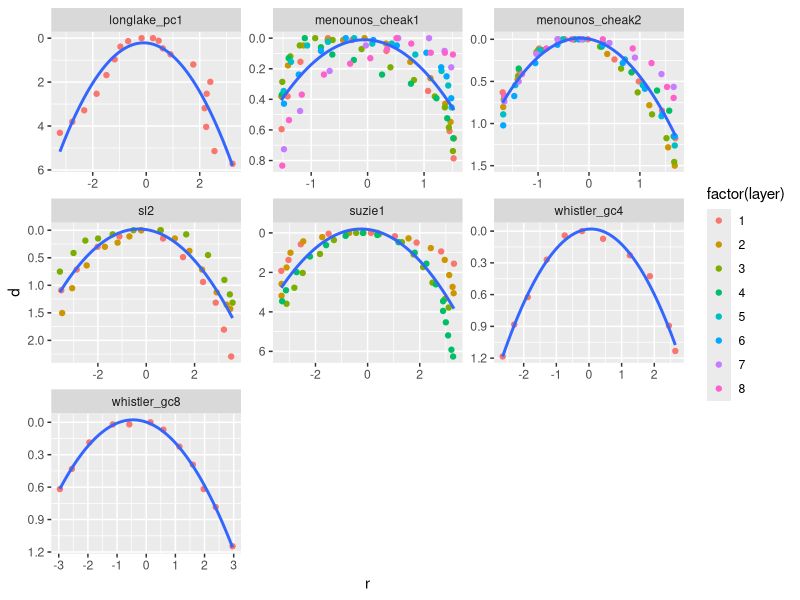
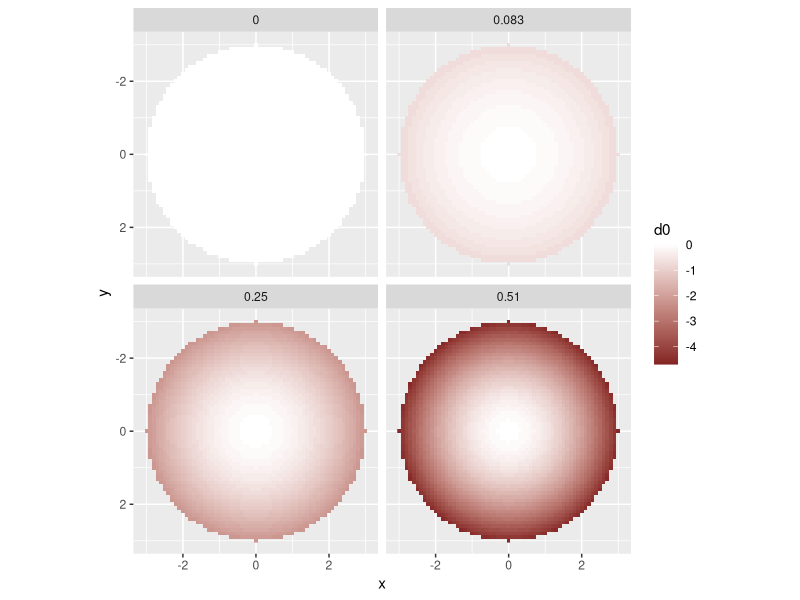
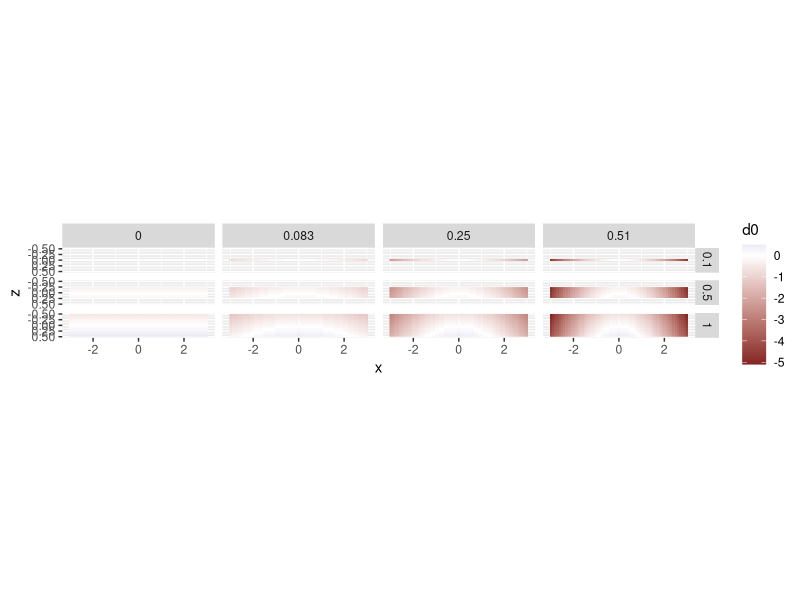
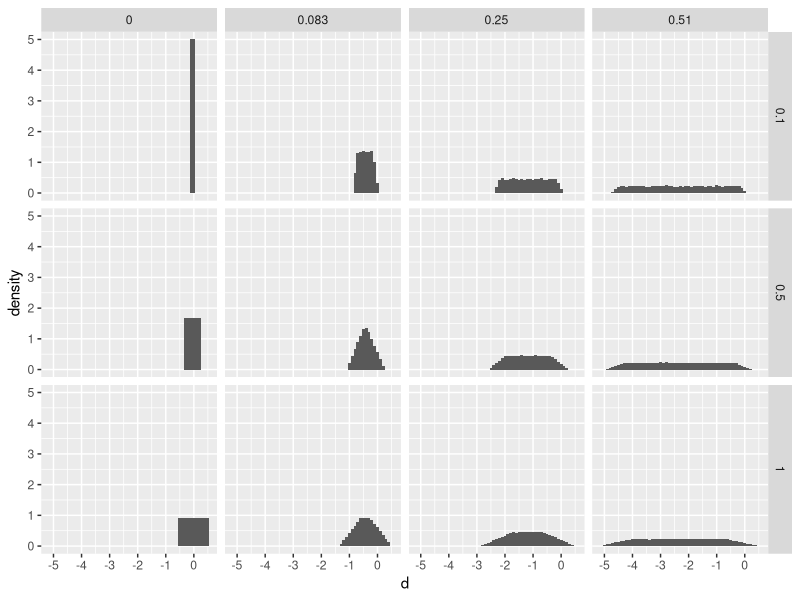

Generate these figures, in order, with R: (Note: a time limit stopped this script after it produced the figures.)
## ---- chunk 1
library(ggplot2)
library(reshape2)
library(dplyr)
## ---- chunk 2
# define parameters
barrel_width <- 6 # use 8 cm for barrel width
slice_sizes <- c(0.1, 0.5, 1)
cellsize <- 0.1
## ---- chunk 3
# generate data at resolution cellsize/2 (200 samples for 20 cm). smooth random normal data
set.seed(2500)
original_data <- data.frame(d0=seq(0, 20, cellsize/2), vals=rlnorm(20/cellsize*2+1))
original_data$vals <- 1.5 ^ original_data$vals * 10
smoothing = 10
for(s in 1:smoothing) {
  original_data$vals <- ksmooth(original_data$d0, original_data$vals, bandwidth=0.1)$y
}
# define density for each (produces curve from 0.1 to 0.5 ish)
original_data$density <- (original_data$d0 * (5-1) / 20 + 1) * 0.1

# ggplot(original_data, aes(y=d0, x=vals)) + geom_path() + scale_y_reverse()

original_data_params <- function(d0, tol=1e-13) {
    return(original_data[sapply(d0, function(x) {
      which(abs(original_data$d0-x) < tol)[1]
    }),])
}
## ---- chunk 4
# load
deformations <- read.csv("deformed cores/deformed_cores_summary.csv")
# calc the x0 and y0 to use as the base coordinates (to transform x and y to r and d)
layers <- deformations %>% 
  group_by(layercode) %>% 
  summarise(x0=mean(range(x)), y0=min(y))
deformations <- merge(deformations, layers, by="layercode")
deformations$r <- deformations$x-deformations$x0
deformations$d <- deformations$y-deformations$y0
deformations <- deformations %>% select(layercode, core, layer, r, d)

# plot cores with quadratic smoothing
ggplot(deformations, aes(x=r, y=d)) + 
  geom_point(aes(col=factor(layer))) + 
  stat_smooth(method=lm, formula=y ~ poly(x, 2, raw=TRUE), se=FALSE) + 
  scale_y_reverse() + facet_wrap(~core, scales="free")

# define the regression function
create_quadratic_model <- function(df) {
  model <- lm(data=df, formula=d ~ poly(r, 2, raw=TRUE))
  return(data.frame(a=model$coefficients[3],
                    r2=summary(model)$r.squared,
                    df=model$df.residual))
}

# calculate quadratic models
modelparams <- deformations %>% 
  group_by(layercode) %>%
  do(create_quadratic_model(.))

# these are used in the model later
mina <- round(min(modelparams$a), 3)
maxa <- round(max(modelparams$a), 2)
meana <- round(mean(modelparams$a), 2)
coeffs <- c(0, mina, meana, maxa)
## ---- chunk 5
knitr::kable(modelparams, digits=2)
## ---- chunk 6
# This function takes a `slicesize` (for example, 1 cm) and a function `d0` that
# returns a the original depth prior to deformation given a depth (`d`) and a
# radius from the centre of the core (`r`). The `cellsize` parameter specifies
# the resolution at which to create the model (low values for higher resolution)
# and the `width` specifies the interior diameter of the core barrel. The `d`
# values in the model are relative to the centre of the slice. For a single
# function `d0` and slice size, we can then plot a cross-section and histogram
# of the depths prior to deformation.

# output is a data.frame with columsn x, y, z, r, and d0 (which we should refactor to oi...)

deformation_model3d <- function(slicesize, d0, width=2, cellsize=0.025, snap=NULL) {
  if(is.null(snap)) {
    snap <- cellsize
  }
  coords <- expand.grid(x=seq(-width/2, width/2, cellsize),
                        y=seq(-width/2, width/2, cellsize),
                        z=seq(-slicesize/2, slicesize/2, cellsize))
  coords$r <- sqrt(coords$x^2 + coords$y^2)
  coords <- coords[coords$r <= width/2,]
  coords$d0 <- floor(d0(coords$z, coords$r) / cellsize) * cellsize
  return(coords)
}

# expand to grid
params <- expand.grid(slicesize=slice_sizes, coeff=coeffs)

# define a wrapper function that will create the model based on the
# parameters we would like to vary
# include stat of concentration of our value
deformation_model_wrapper <- function(slicesize, coeff) {
  deformation_model3d(slicesize, 
                      d0=function(d, r) d - coeff * r^2, 
                      width = barrel_width, 
                      cellsize = cellsize)
}

# create the models in long form so we can plot with facets
all <- params %>% 
  group_by(slicesize, coeff) %>% 
  do(deformation_model_wrapper(.$slicesize, .$coeff))

# overhead view (same for all sizes of slice)
ggplot(all %>% filter(abs(z)==min(abs(z)), slicesize==all$slicesize[1]), aes(x=x, y=y)) + 
  geom_raster(aes(fill=d0)) + 
  scale_fill_gradient2() + scale_y_reverse() + 
  coord_fixed() + facet_wrap(~coeff)

# side on view
ggplot(all %>% filter(abs(y)==min(abs(y))), aes(x=x, y=z)) + geom_raster(aes(fill=d0)) + 
  scale_fill_gradient2() + scale_y_reverse() + 
  coord_fixed() + facet_grid(slicesize ~ coeff)

# create smoothing models (histograms with binwidth of cellsize, except with the $density param)
create_smoothing_model <- function(vals) {
  limit <- round(max(abs(vals)) / cellsize) * cellsize #snap to cellsize
  breaks <- seq(-limit-cellsize, limit+cellsize, cellsize)
  h <- hist(vals, breaks=breaks, plot=FALSE)
  # fill smoothing model with zeros to make symmetrical
  return(data.frame(d=breaks[-1], density=h$density))
}

models <- all %>% 
  group_by(slicesize, coeff) %>% 
  do(create_smoothing_model(.$d0))

# plot (same as density histogram but this is faster)
ggplot(models %>% filter(density != 0), aes(x=d, y=density)) + 
  geom_bar(width=cellsize, stat="identity") + 
  facet_grid(slicesize ~ coeff)
## ---- chunk 7
# we need a function that simulates figs/math3.jpg
extrude <- function(model, paramsfunc, slice_size) {
    out <- data.frame(d=seq(0+slice_size/2, max(original_data$d0), slice_size))
    out$vals <- sapply(out$d, function(deltad0) {
      params <- paramsfunc(model$d0 + deltad0)
      params <- params[!is.na(params$d0),] # NAs are an issue for the first/last slices
      return(sum(params$vals * params$density) / sum(params$density))
    })
    out
}

sliced <- all %>%
  group_by(slicesize, coeff) %>% 
  do(extrude(., original_data_params, unique(.$slicesize)))

ggplot(sliced, aes(y=d, x=vals)) + geom_path() + scale_y_reverse() + 
  facet_grid(slicesize ~ coeff, scales="free_x")
